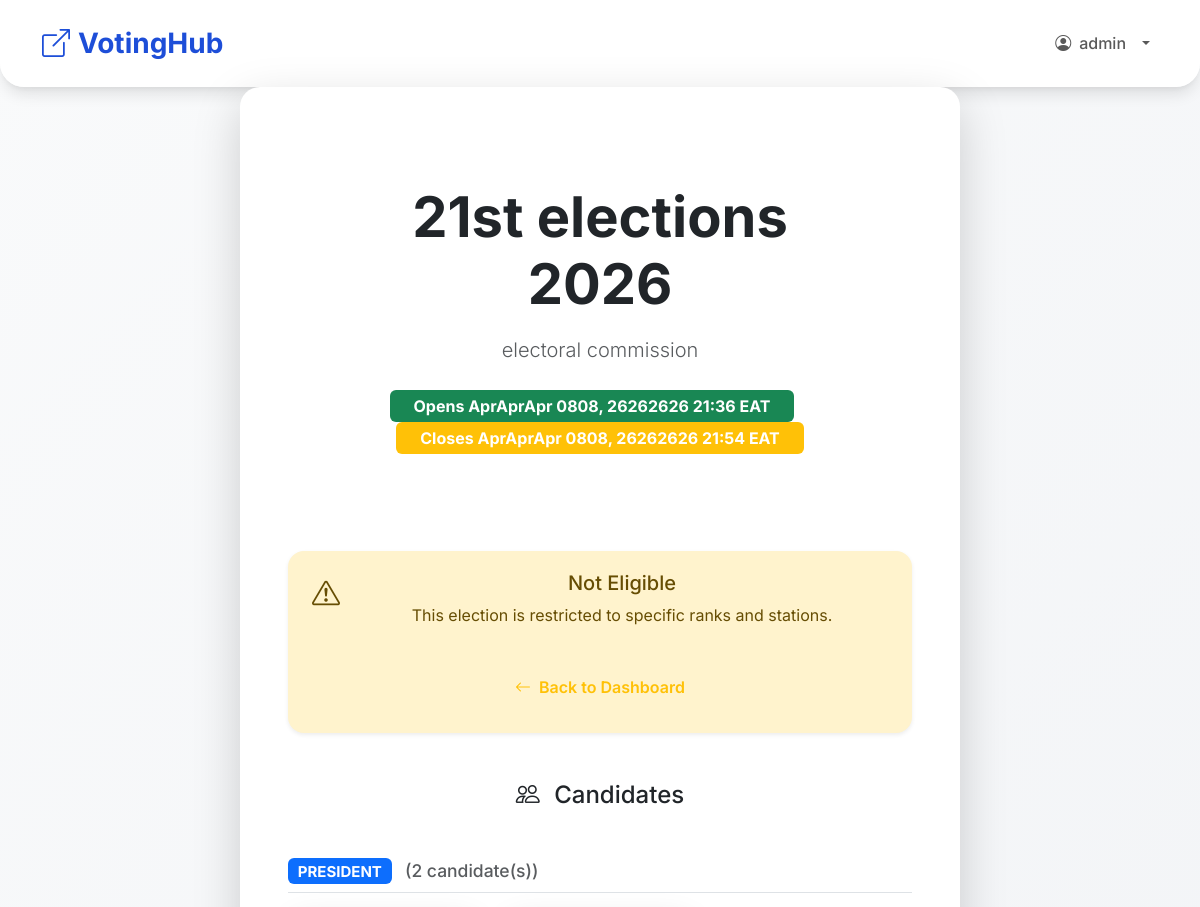
The page /polls/elections/2/ (signed in, upper part) on the database as committed earlier.
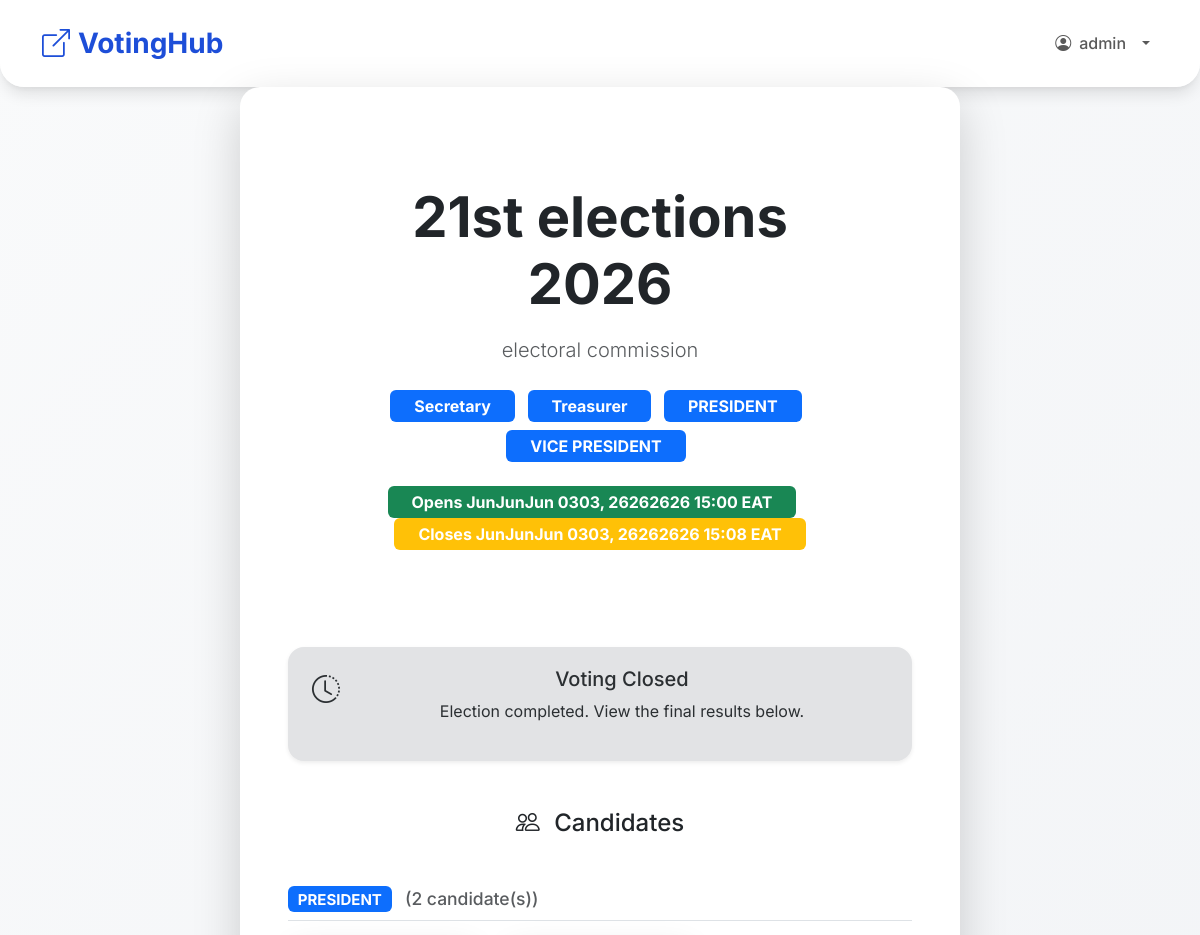
The same page on the database as committed later.
### polls/models.py (models this page shows, shortened)
class Election(models.Model):
    title = models.CharField(max_length=200)
    description = models.TextField(blank=True)
    positions = models.ManyToManyField(Position, through='ElectionPosition', related_name='elections')
    start_time = models.DateTimeField()
    end_time = models.DateTimeField()
    eligible_ranks = models.CharField(max_length=500, blank=True, help_text="Comma-separated ranks")
    eligible_stations = models.CharField(max_length=500, blank=True, help_text="Comma-separated stations")
    created_by = models.ForeignKey(PoliceUser, on_delete=models.CASCADE, related_name='created_elections')
    logo = models.ImageField(upload_to='election_logos/', blank=True, null=True)
    def _split_eligible_values(self, raw_value, *, upper=False):
        values = [value.strip() for value in raw_value.split(',') if value.strip()]
        if upper:
            return {value.upper() for value in values}
        return {value.casefold() for value in values}
    def eligible_rank_values(self):
        if not self.eligible_ranks:
            return set()
        return self._split_eligible_values(self.eligible_ranks, upper=True)
    def eligible_station_values(self):
        if not self.eligible_stations:
            return set()
        return self._split_eligible_values(self.eligible_stations)
    def is_open(self):
        now = timezone.now()
        return self.start_time <= now <= self.end_time
    def is_voter_eligible(self, voter):
        voter_rank = (voter.rank or '').strip().upper()
        voter_station = (voter.station or '').strip().casefold()
        eligible_ranks = self.eligible_rank_values()
        if eligible_ranks and voter_rank not in eligible_ranks:
            return False
        eligible_stations = self.eligible_station_values()
        if eligible_stations and voter_station not in eligible_stations:
            return False
        return True
    class Meta:
        ordering = ['-start_time']

class Position(models.Model):
    name = models.CharField(max_length=100, unique=True)

### polls/views.py (the view)
# urls.py: path('elections/<int:election_id>/', views.detail, name='detail'),
@login_required
def detail(request, election_id):
    election = get_object_or_404(Election.objects.prefetch_related('positions'), pk=election_id)
    candidates = election.candidates.annotate(vote_count=Count('vote'))
    is_registered = ElectionRegistration.objects.filter(voter=request.user, election=election).exists()
    is_eligible = election.is_voter_eligible(request.user)
    positions_with_candidates = {}
    for candidate in candidates:
        pos = candidate.position
        if pos not in positions_with_candidates:
            positions_with_candidates[pos] = []
        positions_with_candidates[pos].append(candidate)
    user_votes = Vote.objects.filter(voter=request.user, election=election).select_related('position', 'candidate')
    voted_position_ids = set(vote.position_id for vote in user_votes)
    has_voted = len(voted_position_ids) > 0
    context = {
        'election': election,
        'positions_with_candidates': positions_with_candidates,
        'user_votes': user_votes,
        'voted_position_ids': voted_position_ids,
        'has_voted': has_voted,
        'is_registered': is_registered,
        'is_eligible': is_eligible,
        'now': timezone.now(),
    }
    return render(request, 'polls/detail.html', context)

### templates/polls/detail.html (shortened to what the changed rows need)
{% extends 'base.html' %}
{% block content %}
<div class="container">
    <div class="row justify-content-center">
        <div class="col-lg-8">
            <div class="card shadow-lg border-0 mb-5">
                <div class="card-body p-5 text-center">
<div class="election-hero mb-5">
                        <h1 class="display-4 fw-bold mb-3">{{ election.title }}</h1>
                        {% if election.description %}
                            <p class="lead text-muted mb-4">{{ election.description }}</p>
                        {% endif %}
                        <div class="election-meta">
                            {% for pos in election.positions.all %}
                                <span class="badge bg-primary fs-6 px-4 py-2 me-2 mb-2">{{ pos.name }}</span>
                            {% endfor %}
                        </div>
                        <div class="mt-3">
                            <span class="badge bg-success fs-6 px-4 py-2 me-3">
                                Opens {{ election.start_time|date:"MMM dd, yyyy H:i" }} EAT
                            </span>
                            <span class="badge bg-warning fs-6 px-4 py-2">
                                Closes {{ election.end_time|date:"MMM dd, yyyy H:i" }} EAT
                            </span>
                        </div>
                    </div>
                    {% if not user.is_authenticated %}
                        <div class="alert alert-info border-0 shadow-sm">
                            <i class="bi bi-shield-lock fs-3 me-3 float-start"></i>
                            <div>
                                <h5>Login Required</h5>
                                <p>Participate in this election by logging in with your police credentials.</p>
                                <a href="{% url 'polls:login' %}" class="btn btn-primary btn-lg mt-3">
                                    <i class="bi bi-box-arrow-in-right"></i> Login to Vote
                                </a>
                            </div>
                        </div>
                    {% elif not is_eligible %}
                        <div class="alert alert-warning border-0 shadow-sm">
                            <i class="bi bi-exclamation-triangle fs-3 me-3 float-start"></i>
                            <div>
                                <h5>Not Eligible</h5>
                                <p>This election is restricted to specific ranks and stations.</p>
                                <a href="{% url 'polls:dashboard' %}" class="btn btn-outline-warning mt-3">
                                    <i class="bi bi-arrow-left"></i> Back to Dashboard
                                </a>
                            </div>
                        </div>
                    {% else %}
                        <div class="alert alert-secondary border-0 shadow-sm">
                            <i class="bi bi-clock-history fs-3 me-3 float-start"></i>
                            <div>
                                <h5>Voting Closed</h5>
                                <p>Election completed. View the final results below.</p>
                            </div>
                        </div>
                    {% endif %}
                    {% if positions_with_candidates %}
                        <div class="candidates-section mt-5">
                            {% for position, candidates in positions_with_candidates.items %}
                                <div class="mb-5">
                                    <h5 class="text-start mb-3 border-bottom pb-2">
                                        <span class="badge bg-primary">{{ position.name }}</span>
                                        <span class="text-muted small ms-2">({{ candidates|length }} candidate(s))</span>
                                    </h5>
                                    <div class="row g-4">
                                    </div>
                                </div>
                            {% endfor %}
                        </div>
                    {% endif %}
                </div>
            </div>
        </div>
    </div>
</div>
{% endblock %}

Rows that differ between the two databases and show on the page:
changed Election "electoral commission": start_time "AprAprApr 0808, 26262626 21:36" → "JunJunJun 0303, 26262626 15:00"; end_time "AprAprApr 0808, 26262626 21:54" → "JunJunJun 0303, 26262626 15:08"
now on this page (row unchanged): Position: name "Secretary", shown under "21st elections 2026"
now on this page (row unchanged): Position: name "Treasurer", shown under "21st elections 2026"
now on one of the page's lists (row unchanged): Position: name "PRESIDENT"
now on this page (row unchanged): Position: name "VICE PRESIDENT", shown under "21st elections 2026"
Other text that changed with them:
text no longer shown: "Not Eligible This election is restricted to specific ranks and stations. Back to Dashboard"
text now shown: "Voting Closed Election completed. View the final results below."
